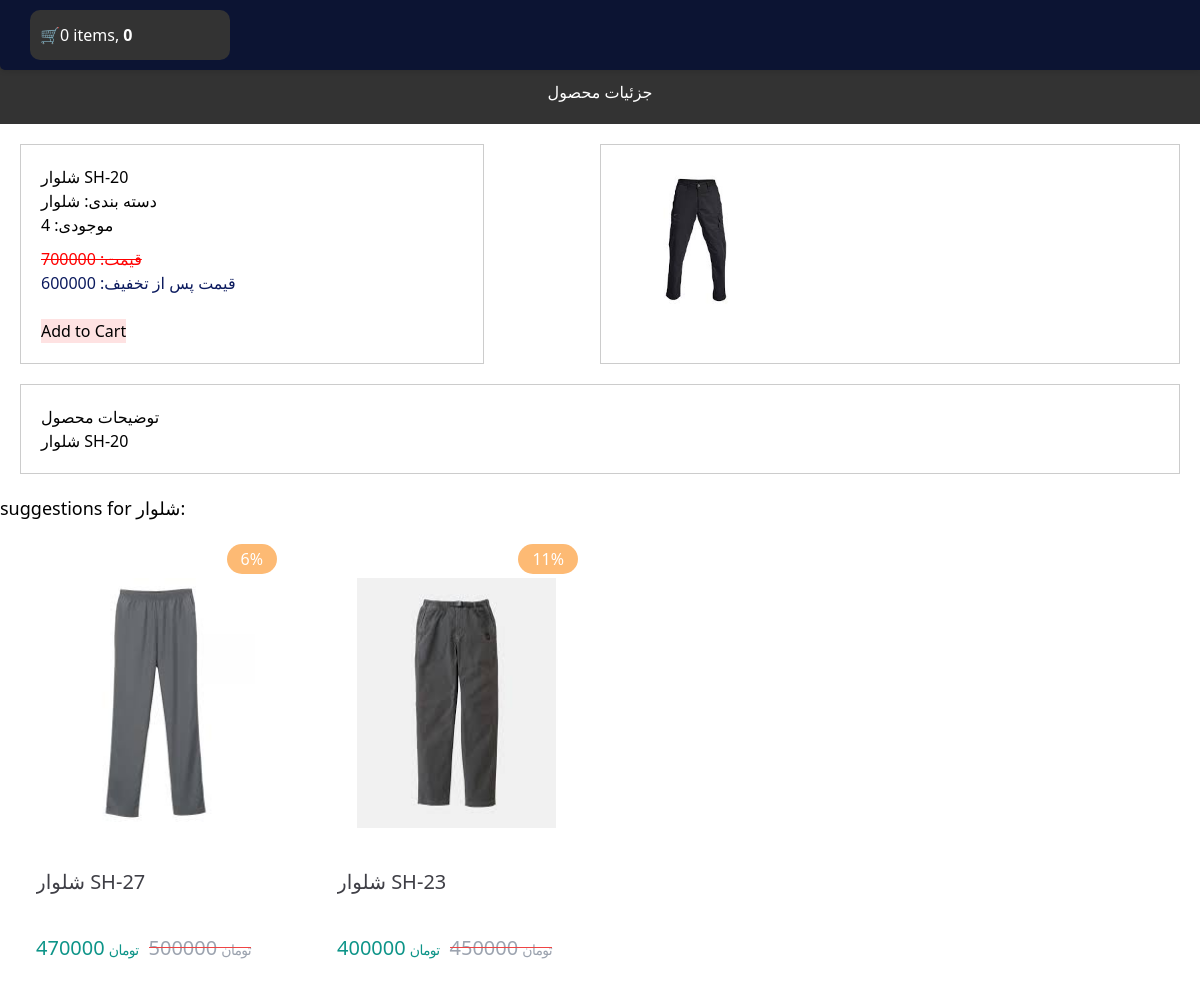
The app's page /product/9/shlor-sh-20, older data.
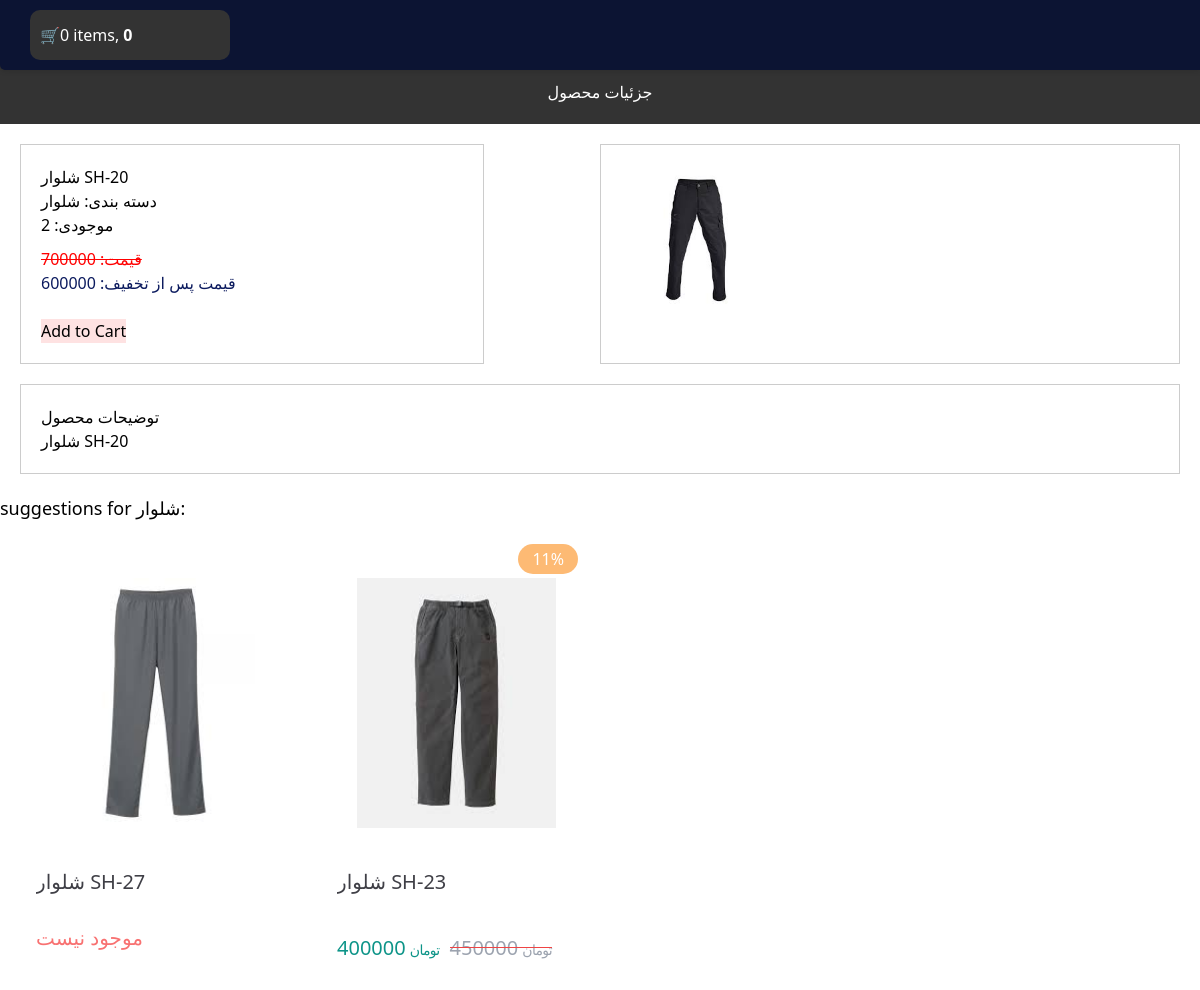
The same page, newer data.
### shop/models.py (models this page shows, shortened)
class Product(models.Model):
    category = models.ForeignKey(Category, related_name='products', on_delete=models.CASCADE)
    name = models.CharField(max_length=255)
    slug = models.SlugField(max_length=255)
    description = models.TextField(max_length=1200)
    inventory = models.PositiveIntegerField(default=0)
    price = models.PositiveIntegerField(default=0)
    weight = models.PositiveIntegerField(default=0)
    off = models.PositiveIntegerField(default=0)
    new_price = models.PositiveIntegerField(default=0)
    created = models.DateTimeField(auto_now_add=True)
    updated = models.DateTimeField(auto_now=True)
    class Meta:
        ordering = ['-created']
        indexes = [
            models.Index(fields=['id', 'slug']),
            models.Index(fields=['name']),
            models.Index(fields=['-created']),
        ]
    def percent(self):
        return round((self.off/self.price)*100)

class Category(models.Model):
    name = models.CharField(max_length=255)
    slug = models.SlugField(max_length=255, unique=True)
    class Meta:
        ordering = ['name']
        indexes = [
            models.Index(fields=['name'])
        ]
    def __str__(self):
        return self.name

class Image(models.Model):
    product = models.ForeignKey(Product, on_delete=models.CASCADE, related_name="images")
    file = models.ImageField(upload_to="product_images/%Y/%m/%d")
    title = models.CharField(max_length=250, null=True, blank=True)
    description = models.TextField(null=True, blank=True)
    created = models.DateTimeField(auto_now_add=True)
    class Meta:
        ordering = ['-created']
        indexes = [
            models.Index(fields=['-created'])
        ]

### shop/views.py (the view)
# urls.py: path('product/<int:id>/<slug:slug>', views.product_detail, name='product_detail')
def product_detail(request, id, slug):
    product = get_object_or_404(Product, slug=slug, id=id)
    category = product.category
    context = {
        'product': product,
        'category': category,
    }
    return render(request, 'shop/detail.html', context)

### cart/cart.py (called while the page is built)
    def __len__(self):
        return sum(item['quantity'] for item in self.cart.values())

    def get_total_price(self):
        price = sum(item['price'] * item['quantity'] for item in self.cart.values())
        return price

### cart/context_processor.py (called while the page is built)
def cart(request):
    return {'cart': Cart(request)}

### shop/templatetags/template_tag.py (called while the page is built)
@register.simple_tag()
def suggestions(category, id):
    product = Product.objects.filter(category=category).exclude(id=id)[:5]
    return (product)

### shop/templates/shop/detail.html (shortened to what this page needs)
{% extends 'parent/base.html' %}
{% load static %}
{% load template_tag%}
{% block content %}
{% load static tailwind_tags %}
<head>
    {% tailwind_css %}
</head>
    <div class="header">
        <h1> جزئیات محصول</h1>
    </div>
    <div class="product-container">
        <div class="product-details">
            <h2>{{ product.name }}</h2>
            <p>دسته بندی: {{ product.category }}</p>
            <p>موجودی: {{ product.inventory }}</p>
            <div class="price">
                <span class="original-price">قیمت: {{ product.price}}</span>
                <br>
                {% if product.off %}
                <span class="discounted-price-d">قیمت پس از تخفیف: {{ product.new_price}}</span>
                {% endif %}
            </div>
            <br>
            {% if product.inventory %}
                 <button type="button" id="add-cart" class="bg-red-100">Add to Cart</button>
            {% endif %}
        </div>
        <div class="product-images">
            {% for img in product.images.all %}
                <img src="{{ img.file.url }}">
            {% endfor %}
        </div>
    </div>
    <div class="product-description">
    <h3>توضیحات محصول</h3>
    <p>{{ product.description }}</p>
    </div>
<div>
    <h3 class="text-lg">suggestions for {{product.category}}:</h3>
    {% suggestions product.category product.id as products %}
    <div class="flex justify-center items-first">
    <div class="felx-col">
        <div class="" >
            <div class="grid grid-cols-4 gap-x-1">
        {%for i in products %}
            <div class="swiper-slide">
                <div class="child:rounded-2xl child:bg-white child:shadow-normal m-3 ">
                    <a href="{% url 'shop:product_detail' i.id i.slug %}">
                        <div class="dark:bg-zinc-700 justify-between p-2 m-4 relative  w-[255px] h-[472px] ">
                            <div class="p-5  pt-8 mb-5">
                                <img src="{{ i.images.first.file.url }} " class=" h-[250px] w-[250px] mx-auto my-auto items-center">
                            </div>
                            {% if  i.off and i.inventory %}
                            <span class="absolute top-1.5 right-1.5 rounded-full  block h-[30px] leading-[30px] bg-orange-300 text-white dark:text-zinc-700 px-3.5">{{i.percent}}%</span>
                            {% endif %}
                            <h5 class="font-dana-medium text-xl h-14 text-zinc-700 dark:text-white line-clamp-2"> {{ i.name }}</h5>
                    </a>
            {% if not i.inventory %}
                <div>
                    <span class="text-red-400  text-xl pt-3">موجود نیست</span>
                </div>
            {% else %}
            <div class="mt-2.5 flex gap-x-2.5">
                <div class="text-teal-600 dark:text-emerald-500 ">
                    <span class="font-dana-demibold text-xl"> {{ i.new_price }}</span>
                    <span class="text-sm tracking-tighter ">تومان</span>
                </div>
                {% if i.off %}
                    <div class="offer  text-gray-400">
                        <span class="font-dana-regular text-xl"> {{ i.price }}</span>
                        <span class="text-sm tracking-tighter ">تومان</span>
                    </div>
                {% endif %}
            </div>
        {% endif %}
                </div>
            </div>
        </div>
        {%endfor%}
    </div>
    </div>
{% endblock %}

### shop/templates/parent/base.html (shortened to what this page needs)
{% load static %}
<!DOCTYPE html>
<html lang="en" >
<head>
    <link rel="stylesheet" type="text/css" href="{% static 'css/base.css' %}">
</head>
<body class="back">
    {% include 'partials/header.html' %}
    {% block content %} {% endblock %}
</body>
</html>

### shop/templates/partials/header.html (shortened to what this page needs)
<div class="cart-container z-10">
    {% with item_count=cart|length %}
    <a href="{% url 'cart:cart_detail'%}" class="cart-link">
        <div class="cart-info-container">
            <span class="cart-icon">🛒</span>
            <span class="cart-info">
                <span id="item_count" class="item-count">{{ item_count }}</span> items, <span id="total_price" class="total-price">{{ cart.get_total_price }}</span>
            </span>
            <br>
        </div>
    </a>
    {% endwith %}
</div>

### shop/templates/static/css/base.css (style rules this page uses)
.header { text-align:center; padding: 20px; background-color: #333; color: #fff; margin-top:60px; }
a:link, a:visited { text-decoration: none; }
.price { position: relative; margin-top: 10px; }
.original-price { text-decoration: line-through; color: red; }
.product-container { display: flex; justify-content: space-between; margin: 20px; }
.product-details { width: 40%; padding: 20px; box-sizing: border-box; border: 1px solid #ccc; }
.discounted-price-d { color: #0b1a5e; }
.product-images { width: 50%; padding: 20px; box-sizing: border-box; border: 1px solid #ccc; }
.product-images img { width: 150px; max-width:100%; height: auto; display: block; margin-bottom: 10px; }
.product-description { clear: both; margin: 20px; padding: 20px; box-sizing: border-box; border: 1px solid #ccc; }
.cart-container { width: 100%; position: fixed; top: 0; right: 0; padding: 10px; background-color: #0c1433; border-bottom-left-radius: 5px; box-shadow: 0 2px 5px rgba(0,0,0, 0.1); }
.cart-link { text-decoration: none; color: #fff; display: flex; align-items: center; }
.cart-info-container { width: 200px; height: 50px; background-color: #333; border-radius: 10px; display: flex; align-items: center; padding: 0 10px; margin-left: 20px; }
.cart-icon { color: #fff; }
.cart-info { color: #fff; }
.total-price { font-weight: bold; margin-top: 20px; }

Row changes from the older to the newer data that the page shows:
changed Product "شلوار SH-20": inventory "4" → "2"
changed Product "شلوار SH-27": percent "6" → (not shown); new_price "470000" → (not shown); price "500000" → (not shown); inventory "% تومان تومان" → "موجود نیست"
